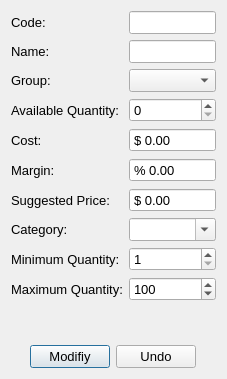
<?xml version="1.0" encoding="UTF-8"?>
<ui version="4.0">
 <class>Dialog</class>
 <widget class="QDialog" name="Dialog">
  <property name="windowModality">
   <enum>Qt::ApplicationModal</enum>
  </property>
  <property name="geometry">
   <rect>
    <x>0</x>
    <y>0</y>
    <width>227</width>
    <height>379</height>
   </rect>
  </property>
  <property name="font">
   <font>
    <pointsize>10</pointsize>
   </font>
  </property>
  <property name="windowTitle">
   <string>Modify Item</string>
  </property>
  <property name="windowIcon">
   <iconset resource="res.qrc">
    <normaloff>:/icons/resources/edit_write_pencil_pen_page-512.png</normaloff>:/icons/resources/edit_write_pencil_pen_page-512.png</iconset>
  </property>
  <property name="modal">
   <bool>true</bool>
  </property>
  <layout class="QVBoxLayout" name="verticalLayout">
   <item>
    <layout class="QFormLayout" name="formLayout">
     <item row="0" column="0">
      <widget class="QLabel" name="label">
       <property name="text">
        <string>Code:</string>
       </property>
      </widget>
     </item>
     <item row="2" column="0">
      <widget class="QLabel" name="label_4">
       <property name="text">
        <string>Name:</string>
       </property>
      </widget>
     </item>
     <item row="2" column="1">
      <widget class="QLineEdit" name="leditName"/>
     </item>
     <item row="12" column="0">
      <widget class="QLabel" name="label_5">
       <property name="text">
        <string>Maximum Quantity:</string>
       </property>
      </widget>
     </item>
     <item row="4" column="0">
      <widget class="QLabel" name="label_6">
       <property name="text">
        <string>Available Quantity:</string>
       </property>
      </widget>
     </item>
     <item row="4" column="1">
      <widget class="QSpinBox" name="spnboxAvailable"/>
     </item>
     <item row="7" column="0">
      <widget class="QLabel" name="label_2">
       <property name="text">
        <string>Suggested Price:</string>
       </property>
      </widget>
     </item>
     <item row="11" column="1">
      <widget class="QSpinBox" name="spnboxMin">
       <property name="minimum">
        <number>1</number>
       </property>
       <property name="maximum">
        <number>99999</number>
       </property>
      </widget>
     </item>
     <item row="12" column="1">
      <widget class="QSpinBox" name="spnboxMax">
       <property name="maximum">
        <number>999999</number>
       </property>
       <property name="value">
        <number>100</number>
       </property>
      </widget>
     </item>
     <item row="9" column="1">
      <widget class="QComboBox" name="cmboxCategory">
       <property name="editable">
        <bool>true</bool>
       </property>
      </widget>
     </item>
     <item row="9" column="0">
      <widget class="QLabel" name="label_7">
       <property name="text">
        <string>Category:</string>
       </property>
      </widget>
     </item>
     <item row="6" column="0">
      <widget class="QLabel" name="label_8">
       <property name="text">
        <string>Margin: </string>
       </property>
      </widget>
     </item>
     <item row="3" column="0">
      <widget class="QLabel" name="label_9">
       <property name="text">
        <string>Group:</string>
       </property>
      </widget>
     </item>
     <item row="0" column="1">
      <widget class="QLineEdit" name="leditCode">
       <property name="readOnly">
        <bool>true</bool>
       </property>
      </widget>
     </item>
     <item row="5" column="0">
      <widget class="QLabel" name="label_10">
       <property name="text">
        <string>Cost: </string>
       </property>
      </widget>
     </item>
     <item row="5" column="1">
      <widget class="QDoubleSpinBox" name="spnboxCost">
       <property name="buttonSymbols">
        <enum>QAbstractSpinBox::NoButtons</enum>
       </property>
       <property name="prefix">
        <string>$ </string>
       </property>
       <property name="maximum">
        <double>99999.000000000000000</double>
       </property>
      </widget>
     </item>
     <item row="7" column="1">
      <widget class="QDoubleSpinBox" name="spnboxPrice">
       <property name="buttonSymbols">
        <enum>QAbstractSpinBox::NoButtons</enum>
       </property>
       <property name="prefix">
        <string>$ </string>
       </property>
      </widget>
     </item>
     <item row="6" column="1">
      <widget class="QDoubleSpinBox" name="spnboxMargin">
       <property name="buttonSymbols">
        <enum>QAbstractSpinBox::NoButtons</enum>
       </property>
       <property name="prefix">
        <string>% </string>
       </property>
      </widget>
     </item>
     <item row="3" column="1">
      <widget class="QComboBox" name="cmboxGroup">
       <property name="editable">
        <bool>false</bool>
       </property>
      </widget>
     </item>
     <item row="11" column="0">
      <widget class="QLabel" name="label_3">
       <property name="text">
        <string>Minimum Quantity:</string>
       </property>
      </widget>
     </item>
    </layout>
   </item>
   <item>
    <layout class="QHBoxLayout" name="horizontalLayout">
     <item>
      <spacer name="horizontalSpacer">
       <property name="orientation">
        <enum>Qt::Horizontal</enum>
       </property>
       <property name="sizeHint" stdset="0">
        <size>
         <width>40</width>
         <height>20</height>
        </size>
       </property>
      </spacer>
     </item>
     <item>
      <widget class="QPushButton" name="btnModify">
       <property name="text">
        <string>Modifiy</string>
       </property>
      </widget>
     </item>
     <item>
      <widget class="QPushButton" name="btnUndo">
       <property name="text">
        <string>Undo</string>
       </property>
      </widget>
     </item>
     <item>
      <spacer name="horizontalSpacer_2">
       <property name="orientation">
        <enum>Qt::Horizontal</enum>
       </property>
       <property name="sizeHint" stdset="0">
        <size>
         <width>40</width>
         <height>20</height>
        </size>
       </property>
      </spacer>
     </item>
    </layout>
   </item>
  </layout>
 </widget>
 <resources>
  <include location="res.qrc"/>
 </resources>
 <connections/>
</ui>
